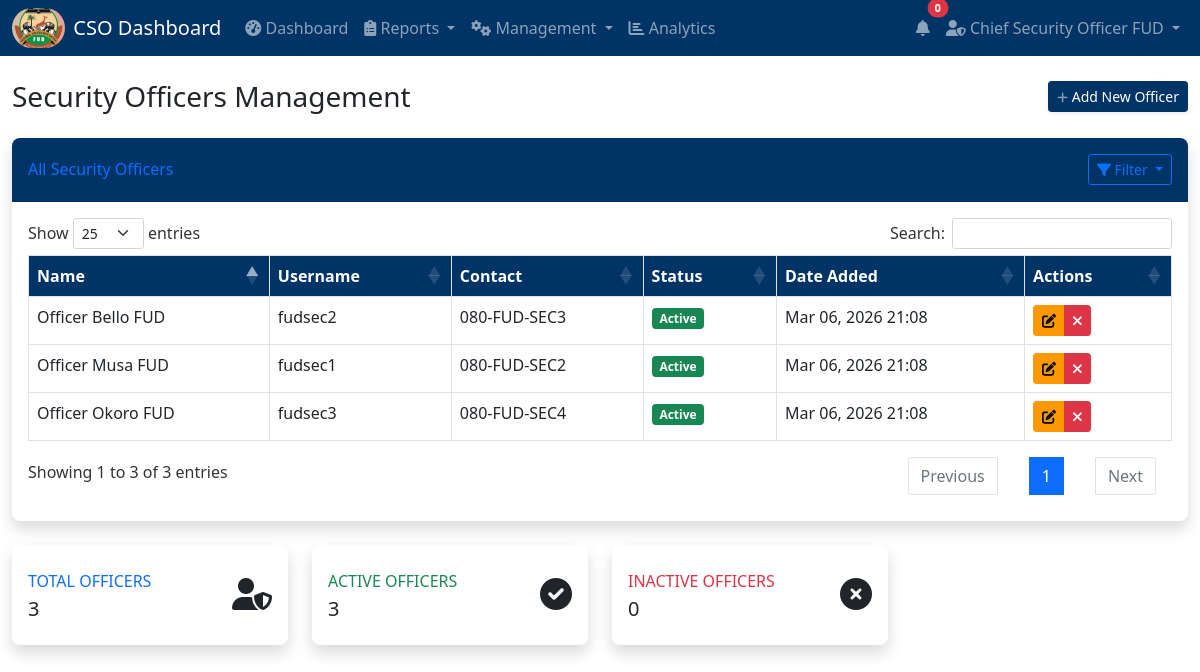
The app's page /cso/officers.php (signed in) with its own data.
### tables this page shows
CREATE TABLE `users` (
  `id` int(11) NOT NULL AUTO_INCREMENT,
  `name` varchar(100) NOT NULL,
  `username` varchar(50) NOT NULL,
  `password` varchar(255) NOT NULL,
  `role` enum('CSO','Officer') NOT NULL,
  `contact` varchar(20) DEFAULT NULL,
  `status` enum('active','inactive') DEFAULT 'active',
  `created_at` timestamp NOT NULL DEFAULT current_timestamp(),
  PRIMARY KEY (`id`),
  UNIQUE KEY `username` (`username`)
);

### config/functions.php (called while the page is built, shortened)
<?php
function formatDate($date) {
    return date('M d, Y H:i', strtotime($date));
}
?>

### cso/officers.php (the view, shortened to what this page needs)
<?php
require_once '../config/functions.php';
$database = new Database();
$db = $database->getConnection();
$query = "SELECT * FROM users WHERE role = 'Officer' ORDER BY status DESC, name ASC";
$stmt = $db->prepare($query);
$stmt->execute();
$officers = $stmt->fetchAll(PDO::FETCH_ASSOC);
?>
<?php include '../includes/header.php'; ?>
<?php include 'includes/cso_navbar.php'; ?>
<div class="container-fluid mt-4">
    <div class="d-sm-flex align-items-center justify-content-between mb-4">
        <h1 class="h3 mb-0 text-gray-800">Security Officers Management</h1>
        <a href="add_officer.php" class="d-none d-sm-inline-block btn btn-sm btn-primary shadow-sm">
            <i class="fas fa-plus fa-sm text-white-50"></i> Add New Officer
        </a>
    </div>
    <div class="card shadow mb-4">
        <div class="card-header py-3 d-flex justify-content-between align-items-center">
            <h6 class="m-0 font-weight-bold text-primary">All Security Officers</h6>
            <div class="btn-group">
                <button type="button" class="btn btn-sm btn-outline-primary dropdown-toggle" data-bs-toggle="dropdown">
                    <i class="fas fa-filter"></i> Filter
                </button>
            </div>
        </div>
        <div class="card-body">
            <div class="table-responsive">
                <table class="table table-bordered table-hover data-table">
                    <thead class="thead-light">
                        <tr>
                            <th>Name</th>
                            <th>Username</th>
                            <th>Contact</th>
                            <th>Status</th>
                            <th>Date Added</th>
                            <th>Actions</th>
                        </tr>
                    </thead>
                    <tbody>
                        <?php foreach ($officers as $officer): ?>
                        <tr>
                            <td><?= htmlspecialchars($officer['name']) ?></td>
                            <td><?= htmlspecialchars($officer['username']) ?></td>
                            <td><?= htmlspecialchars($officer['contact'] ?? 'N/A') ?></td>
                            <td>
                                <span class="badge bg-<?= $officer['status'] == 'active' ? 'success' : 'danger' ?>">
                                    <?= ucfirst($officer['status']) ?>
                                </span>
                            </td>
                            <td><?= formatDate($officer['created_at']) ?></td>
                            <td>
                                <div class="btn-group btn-group-sm">
                                    <a href="edit_officer.php?id=<?= $officer['id'] ?>" class="btn btn-warning">
                                        <i class="fas fa-edit"></i>
                                    </a>
                                    <a href="officers.php?toggle_status=<?= $officer['id'] ?>"
                                       class="btn btn-<?= $officer['status'] == 'active' ? 'danger' : 'success' ?>"
                                       onclick="return confirm('Are you sure you want to <?= $officer['status'] == 'active' ? 'deactivate' : 'activate' ?> this officer?')">
                                        <i class="fas fa-<?= $officer['status'] == 'active' ? 'times' : 'check' ?>"></i>
                                    </a>
                                </div>
                            </td>
                        </tr>
                        <?php endforeach; ?>
                    </tbody>
                </table>
            </div>
        </div>
    </div>
    <div class="row">
        <div class="col-xl-3 col-md-6 mb-4">
            <div class="card border-left-primary shadow h-100 py-2">
                <div class="card-body">
                    <div class="row no-gutters align-items-center">
                        <div class="col mr-2">
                            <div class="text-xs font-weight-bold text-primary text-uppercase mb-1">
                                Total Officers</div>
                            <div class="h5 mb-0 font-weight-bold text-gray-800">
                                <?= count($officers) ?>
                            </div>
                        </div>
                        <div class="col-auto">
                            <i class="fas fa-user-shield fa-2x text-gray-300"></i>
                        </div>
                    </div>
                </div>
            </div>
        </div>
        <div class="col-xl-3 col-md-6 mb-4">
            <div class="card border-left-success shadow h-100 py-2">
                <div class="card-body">
                    <div class="row no-gutters align-items-center">
                        <div class="col mr-2">
                            <div class="text-xs font-weight-bold text-success text-uppercase mb-1">
                                Active Officers</div>
                            <div class="h5 mb-0 font-weight-bold text-gray-800">
                                <?= count(array_filter($officers, function($o) { return $o['status'] == 'active'; })) ?>
                            </div>
                        </div>
                        <div class="col-auto">
                            <i class="fas fa-check-circle fa-2x text-gray-300"></i>
                        </div>
                    </div>
                </div>
            </div>
        </div>
        <div class="col-xl-3 col-md-6 mb-4">
            <div class="card border-left-danger shadow h-100 py-2">
                <div class="card-body">
                    <div class="row no-gutters align-items-center">
                        <div class="col mr-2">
                            <div class="text-xs font-weight-bold text-danger text-uppercase mb-1">
                                Inactive Officers</div>
                            <div class="h5 mb-0 font-weight-bold text-gray-800">
                                <?= count(array_filter($officers, function($o) { return $o['status'] == 'inactive'; })) ?>
                            </div>
                        </div>
                        <div class="col-auto">
                            <i class="fas fa-times-circle fa-2x text-gray-300"></i>
                        </div>
                    </div>
                </div>
            </div>
        </div>
    </div>
</div>
<?php include '../includes/footer.php'; ?>

### assets/css/custom.css (style rules this page uses)
:root { --fud-primary: #003366; --fud-secondary: #FF9900; --fud-accent: #6699CC; }
.btn-primary { background-color: var(--fud-primary); border-color: var(--fud-primary); }
.btn-warning { background-color: var(--fud-secondary); border-color: var(--fud-secondary); color: #000; }
.card { border: none; box-shadow: 0 0.15rem 1.75rem 0 rgba(58, 59, 69, 0.15); border-radius: 0.5rem; }
.card-header { background-color: var(--fud-primary); color: white; font-weight: 600; border-radius: 0.5rem 0.5rem 0 0 !important; }
.table th { background-color: var(--fud-primary); color: white; }

### records on screen
users: name "Officer Bello FUD", username "fudsec2", contact "080-FUD-SEC3", status "Active", created_at "Mar 06, 2026 21:08"
users: name "Officer Musa FUD", username "fudsec1", contact "080-FUD-SEC2", status "Active", created_at "Mar 06, 2026 21:08"
users: name "Officer Okoro FUD", username "fudsec3", contact "080-FUD-SEC4", status "Active", created_at "Mar 06, 2026 21:08"

### other values on screen
$_SESSION['name'] "Chief Security Officer FUD"
count($officers) "3"
